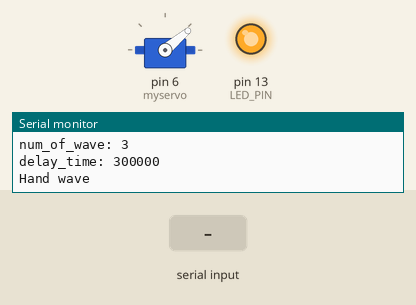
Bench run of a sketch on a simulated Arduino Uno, built with avr-gcc and run on an emulated ATmega328P. Parts: servo, output pins drawn as LEDs (lit = HIGH), the last lines printed to the serial monitor. Dashed ring = blinking. The inputs (shaded band) are chosen by the test bench.

Above: at 0.1 s.
1.3 s: "90,45\n" received over Serial
At 4.0 s:
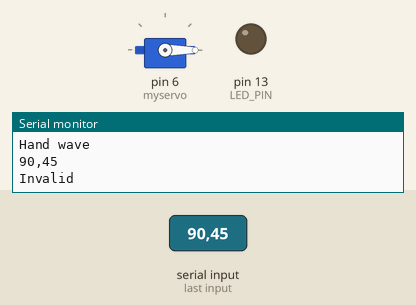
4.3 s: "0\n" received over Serial
At 5.5 s:
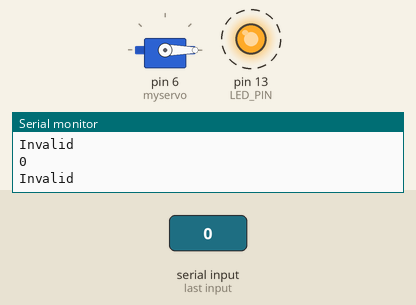
Timing chart, 0 to 13.3 s (numbered marks = the images above; inputs shaded):
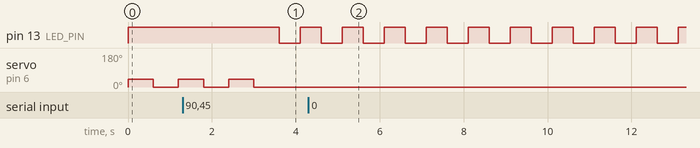

Measured:
- by itself, pin 13 (LED_PIN): alternates HIGH for 0.50 s and LOW for 0.50 s

The sketch:

hand_wave.ino
```cpp
#include <Servo.h>
#include <EEPROM.h>

#include "myDefine.h"

/**
 * global variables
 */
static Servo myservo;

static struct hand_wave _hand_wave;
static enum LED_STATE led = LED_NORMAL_BLINK;
static unsigned long hand_wave_time = 0;


void led_process(void)
{
    static int led_state = LOW;
    static unsigned long led_time = 0;

    switch (led)
    {
    case LED_OFF:
        digitalWrite(LED_PIN, LOW);
        led_state = LOW;
        break;
    case LED_ON:
        digitalWrite(LED_PIN, HIGH);
        led_state = HIGH;
        break;
    default:
        if (millis() > led_time)
        {
            led_state = led_state == LOW ? HIGH : LOW;
            digitalWrite(LED_PIN, led_state);
            switch (led)
            {
            case LED_FAST_BLINK:
                led_time = millis() + FAST_BLINK_TIME;
                break;
            case LED_NORMAL_BLINK:
                led_time = millis() + NORMAL_BLINK_TIME;
                break;
            case LED_SLOW_BLINK:
                led_time = millis() + SLOW_BLINK_TIME;
            }
        }
        break;
    }
}

void wave(void)
{
#define DOWN 0
#define UP 40
#if 1
    myservo.write(UP);
    delay(600);
    myservo.write(DOWN);
    delay(600);
#else
    for (int i = DOWN; i <= UP; i++)
    {
        myservo.write(i);
        delay(15);
    }
    for (int i = UP; i >= DOWN; i--)
    {
        myservo.write(i);
        delay(15);
    }
#endif
}
void hand_wave(void)
{
    for (int i = 0; i < _hand_wave.num_of_wave; i++)
    {
        Serial.println("Hand wave");
        wave();
    }
}

/**
 * Command line proceed
 **/
void process_cmd(char *cmd, int len)
{
    // key val
    char *tmp_chr;
    char tmp_cmd[32];
    char tmp_val[32];

    // validity check
    Serial.println(cmd);

    if (sscanf(cmd, "%s %s", tmp_cmd, tmp_val) != 2)
    {
        Serial.print("\r\nInvalid\r\n");
        return;
    }
    long int val = strtol(tmp_val, NULL, 10);
    if (val < 0)
    {
        Serial.print("\r\nWrongValue\r\n");
        return;
    }
    if (memcmp(tmp_cmd, "num_of_wave:", strlen("num_of_wave:")) == 0)
    {
        _hand_wave.num_of_wave = val;
        Serial.print("\r\nOK\r\n");
        EEPROM.put(0, _hand_wave);
    }
    else if (memcmp(tmp_cmd, "delay_time:", strlen("delay_time:")) == 0)
    {
        _hand_wave.delay_time = val;
        Serial.print("\r\nOK\r\n");
        EEPROM.put(0, _hand_wave);
    }
    else if (memcmp(tmp_cmd, "get:", strlen("get:")) == 0)
    {
        Serial.print("num_of_wave: ");
        Serial.println(_hand_wave.num_of_wave);
        Serial.print("delay_time: ");
        Serial.println(_hand_wave.delay_time);
        Serial.print("\r\nOK\r\n");
    }
    else
    {
        Serial.print("\r\nUnknownCMD\r\n");
    }
}

void setup()
{
    pinMode(LED_PIN, OUTPUT);

    myservo.attach(6);
    myservo.write(0);

    // data loading
    EEPROM.get(0, _hand_wave);
    if (_hand_wave.num_of_wave < 0 || _hand_wave.delay_time < 0)
    {
        _hand_wave.num_of_wave = 3;
        _hand_wave.delay_time = 300000;
    }

    Serial.begin(SERIAL_SPEED);
    /** Arduino Leonado
    while (!Serial)
        ;
    **/
    Serial.println(NAME " Ver: " VERSION);
    Serial.print("num_of_wave: ");
    Serial.println(_hand_wave.num_of_wave);
    Serial.print("delay_time: ");
    Serial.println(_hand_wave.delay_time);
}

int len = 0;
char cmd[64];

void loop()
{
    led_process();

    if (millis() > hand_wave_time)
    {
        hand_wave();

        hand_wave_time = millis() + _hand_wave.delay_time;
    }

    if (Serial.available())
    {
        len = Serial.readBytesUntil('\n', cmd, 63);
        cmd[len] = 0;
        process_cmd(cmd, len);
    }
}
```

myDefine.h
```cpp
#ifndef _myDefine_h_
#define _myDefine_h_

/**
 * Pubic definitions
 */

/**
 * Project Details
 */
#define NAME "Hand Wave"
#define VERSION "0.1"

/**
 * Serial debug
 */
#define SERIAL_SPEED 115200


/**
 * LEDs
 */
#define LED_PIN 13
#define FAST_BLINK_TIME 100
#define NORMAL_BLINK_TIME 500
#define SLOW_BLINK_TIME 1000
enum LED_STATE
{
    LED_OFF = 0,
    LED_ON,
    LED_FAST_BLINK,
    LED_NORMAL_BLINK,
    LED_SLOW_BLINK
};

/**
 * Data structure for stored inside EEPROM
 */
struct hand_wave
{
    long int num_of_wave;
    unsigned long delay_time;
};

#endif
```
